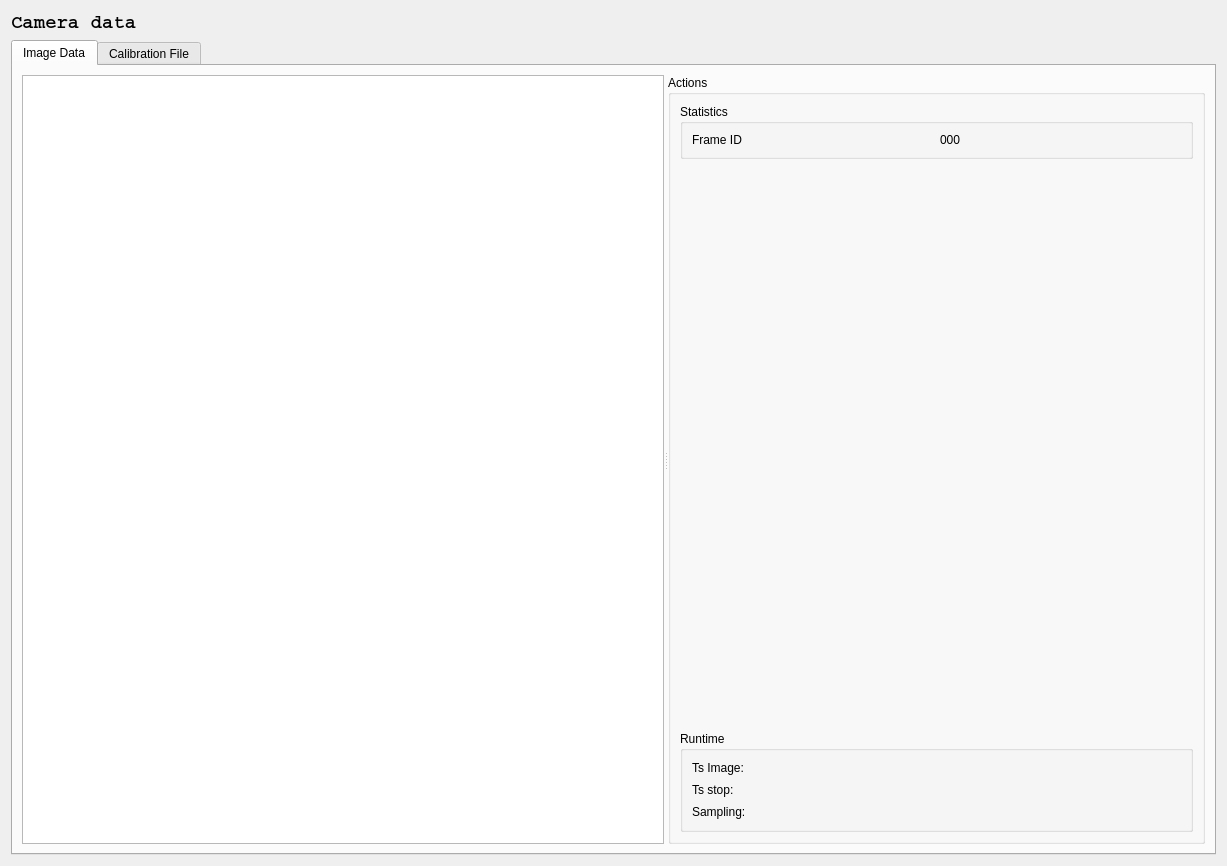
<?xml version="1.0" encoding="UTF-8"?>
<ui version="4.0">
 <class>qtMonoCamera</class>
 <widget class="QWidget" name="qtMonoCamera">
  <property name="geometry">
   <rect>
    <x>0</x>
    <y>0</y>
    <width>1227</width>
    <height>866</height>
   </rect>
  </property>
  <property name="windowTitle">
   <string>Form</string>
  </property>
  <layout class="QVBoxLayout" name="verticalLayout">
   <item>
    <widget class="QLabel" name="label_7">
     <property name="font">
      <font>
       <family>Courier</family>
       <pointsize>14</pointsize>
       <weight>75</weight>
       <italic>false</italic>
       <bold>true</bold>
       <underline>false</underline>
       <strikeout>false</strikeout>
      </font>
     </property>
     <property name="text">
      <string>Camera data</string>
     </property>
    </widget>
   </item>
   <item>
    <widget class="QTabWidget" name="tabWidget">
     <property name="currentIndex">
      <number>0</number>
     </property>
     <widget class="QWidget" name="tab_1">
      <attribute name="title">
       <string>Image Data</string>
      </attribute>
      <layout class="QGridLayout" name="gridLayout">
       <item row="0" column="0">
        <widget class="QSplitter" name="splitter">
         <property name="orientation">
          <enum>Qt::Horizontal</enum>
         </property>
         <widget class="QGraphicsView" name="qtGraphicsView">
          <property name="minimumSize">
           <size>
            <width>111</width>
            <height>111</height>
           </size>
          </property>
          <property name="verticalScrollBarPolicy">
           <enum>Qt::ScrollBarAlwaysOff</enum>
          </property>
          <property name="horizontalScrollBarPolicy">
           <enum>Qt::ScrollBarAlwaysOff</enum>
          </property>
          <property name="resizeAnchor">
           <enum>QGraphicsView::AnchorViewCenter</enum>
          </property>
         </widget>
         <widget class="QGroupBox" name="groupBox_4">
          <property name="title">
           <string>Actions</string>
          </property>
          <layout class="QVBoxLayout" name="verticalLayout_2">
           <item>
            <widget class="QGroupBox" name="groupBox_2">
             <property name="title">
              <string>Statistics</string>
             </property>
             <layout class="QGridLayout" name="gridLayout_2">
              <item row="0" column="0">
               <widget class="QLabel" name="label_11">
                <property name="text">
                 <string>Frame ID</string>
                </property>
               </widget>
              </item>
              <item row="0" column="1">
               <widget class="QLabel" name="qtFrameID">
                <property name="text">
                 <string>000</string>
                </property>
               </widget>
              </item>
             </layout>
            </widget>
           </item>
           <item>
            <spacer name="verticalSpacer">
             <property name="orientation">
              <enum>Qt::Vertical</enum>
             </property>
             <property name="sizeHint" stdset="0">
              <size>
               <width>20</width>
               <height>426</height>
              </size>
             </property>
            </spacer>
           </item>
           <item>
            <widget class="QGroupBox" name="groupBox_5">
             <property name="title">
              <string>Runtime</string>
             </property>
             <layout class="QGridLayout" name="gridLayout_4">
              <item row="0" column="0">
               <widget class="QLabel" name="label_4">
                <property name="text">
                 <string>Ts Image:</string>
                </property>
               </widget>
              </item>
              <item row="1" column="0">
               <widget class="QLabel" name="label_5">
                <property name="text">
                 <string>Ts stop:</string>
                </property>
               </widget>
              </item>
              <item row="2" column="0">
               <widget class="QLabel" name="label_9">
                <property name="text">
                 <string>Sampling:</string>
                </property>
               </widget>
              </item>
              <item row="0" column="1">
               <widget class="QLineEdit" name="qtTsImage">
                <property name="styleSheet">
                 <string notr="true">border: none;
background-color: rgba(0,0,0,0);</string>
                </property>
                <property name="readOnly">
                 <bool>true</bool>
                </property>
               </widget>
              </item>
              <item row="1" column="1">
               <widget class="QLineEdit" name="qtTsStop">
                <property name="styleSheet">
                 <string notr="true">border: none;
background-color: rgba(0,0,0,0);</string>
                </property>
                <property name="readOnly">
                 <bool>true</bool>
                </property>
               </widget>
              </item>
              <item row="2" column="1">
               <widget class="QLineEdit" name="qtTsSamplingTime">
                <property name="styleSheet">
                 <string notr="true">border: none;
background-color: rgba(0,0,0,0);</string>
                </property>
                <property name="readOnly">
                 <bool>true</bool>
                </property>
               </widget>
              </item>
             </layout>
            </widget>
           </item>
          </layout>
         </widget>
        </widget>
       </item>
      </layout>
     </widget>
     <widget class="QWidget" name="tab_2">
      <attribute name="title">
       <string>Calibration File</string>
      </attribute>
      <layout class="QGridLayout" name="gridLayout_3">
       <item row="0" column="0">
        <widget class="QTextEdit" name="qtCalibrationTextEdit"/>
       </item>
      </layout>
     </widget>
    </widget>
   </item>
  </layout>
 </widget>
 <resources/>
 <connections/>
</ui>
